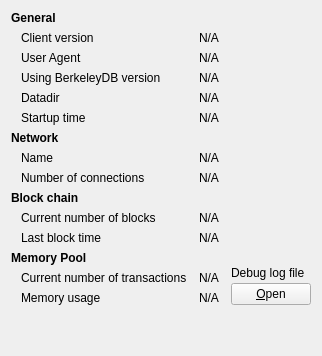
     <widget class="QWidget" name="tab_info">
      <attribute name="title">
       <string>&amp;Information</string>
      </attribute>
      <layout class="QGridLayout" name="gridLayout" columnstretch="0,1,0">
       <property name="horizontalSpacing">
        <number>12</number>
       </property>
       <item row="0" column="0">
        <widget class="QLabel" name="label_9">
         <property name="font">
          <font>
           <weight>75</weight>
           <bold>true</bold>
          </font>
         </property>
         <property name="text">
          <string>General</string>
         </property>
        </widget>
       </item>
       <item row="1" column="0">
        <widget class="QLabel" name="label_6">
         <property name="text">
          <string>Client version</string>
         </property>
         <property name="indent">
          <number>10</number>
         </property>
        </widget>
       </item>
       <item row="1" column="1" colspan="2">
        <widget class="QLabel" name="clientVersion">
         <property name="cursor">
          <cursorShape>IBeamCursor</cursorShape>
         </property>
         <property name="text">
          <string>N/A</string>
         </property>
         <property name="textFormat">
          <enum>Qt::PlainText</enum>
         </property>
         <property name="textInteractionFlags">
          <set>Qt::LinksAccessibleByMouse|Qt::TextSelectableByKeyboard|Qt::TextSelectableByMouse</set>
         </property>
        </widget>
       </item>
       <item row="2" column="0">
        <widget class="QLabel" name="labelClientUserAgent">
         <property name="text">
          <string>User Agent</string>
         </property>
         <property name="indent">
          <number>10</number>
         </property>
        </widget>
       </item>
       <item row="2" column="1" colspan="2">
        <widget class="QLabel" name="clientUserAgent">
         <property name="cursor">
          <cursorShape>IBeamCursor</cursorShape>
         </property>
         <property name="text">
          <string>N/A</string>
         </property>
         <property name="textFormat">
          <enum>Qt::PlainText</enum>
         </property>
         <property name="textInteractionFlags">
          <set>Qt::LinksAccessibleByMouse|Qt::TextSelectableByKeyboard|Qt::TextSelectableByMouse</set>
         </property>
        </widget>
       </item>
       <item row="3" column="0">
        <widget class="QLabel" name="label_berkeleyDBVersion">
         <property name="text">
          <string>Using BerkeleyDB version</string>
         </property>
         <property name="indent">
          <number>10</number>
         </property>
        </widget>
       </item>
       <item row="3" column="1" colspan="2">
        <widget class="QLabel" name="berkeleyDBVersion">
         <property name="cursor">
          <cursorShape>IBeamCursor</cursorShape>
         </property>
         <property name="text">
          <string>N/A</string>
         </property>
         <property name="textFormat">
          <enum>Qt::PlainText</enum>
         </property>
         <property name="textInteractionFlags">
          <set>Qt::LinksAccessibleByMouse|Qt::TextSelectableByKeyboard|Qt::TextSelectableByMouse</set>
         </property>
        </widget>
       </item>
       <item row="4" column="0">
        <widget class="QLabel" name="label_12">
         <property name="text">
          <string>Datadir</string>
         </property>
         <property name="indent">
          <number>10</number>
         </property>
        </widget>
       </item>
       <item row="4" column="1" colspan="2">
        <widget class="QLabel" name="dataDir">
         <property name="cursor">
          <cursorShape>IBeamCursor</cursorShape>
         </property>
         <property name="text">
          <string>N/A</string>
         </property>
         <property name="textFormat">
          <enum>Qt::PlainText</enum>
         </property>
         <property name="wordWrap">
          <bool>true</bool>
         </property>
         <property name="textInteractionFlags">
          <set>Qt::LinksAccessibleByMouse|Qt::TextSelectableByKeyboard|Qt::TextSelectableByMouse</set>
         </property>
        </widget>
       </item>
       <item row="5" column="0">
        <widget class="QLabel" name="label_13">
         <property name="text">
          <string>Startup time</string>
         </property>
         <property name="indent">
          <number>10</number>
         </property>
        </widget>
       </item>
       <item row="5" column="1" colspan="2">
        <widget class="QLabel" name="startupTime">
         <property name="cursor">
          <cursorShape>IBeamCursor</cursorShape>
         </property>
         <property name="text">
          <string>N/A</string>
         </property>
         <property name="textFormat">
          <enum>Qt::PlainText</enum>
         </property>
         <property name="textInteractionFlags">
          <set>Qt::LinksAccessibleByMouse|Qt::TextSelectableByKeyboard|Qt::TextSelectableByMouse</set>
         </property>
        </widget>
       </item>
       <item row="6" column="0">
        <widget class="QLabel" name="labelNetwork">
         <property name="font">
          <font>
           <weight>75</weight>
           <bold>true</bold>
          </font>
         </property>
         <property name="text">
          <string>Network</string>
         </property>
        </widget>
       </item>
       <item row="7" column="0">
        <widget class="QLabel" name="label_8">
         <property name="text">
          <string>Name</string>
         </property>
         <property name="indent">
          <number>10</number>
         </property>
        </widget>
       </item>
       <item row="7" column="1" colspan="2">
        <widget class="QLabel" name="networkName">
         <property name="cursor">
          <cursorShape>IBeamCursor</cursorShape>
         </property>
         <property name="text">
          <string>N/A</string>
         </property>
         <property name="textFormat">
          <enum>Qt::PlainText</enum>
         </property>
         <property name="textInteractionFlags">
          <set>Qt::LinksAccessibleByMouse|Qt::TextSelectableByKeyboard|Qt::TextSelectableByMouse</set>
         </property>
        </widget>
       </item>
       <item row="8" column="0">
        <widget class="QLabel" name="label_7">
         <property name="text">
          <string>Number of connections</string>
         </property>
         <property name="indent">
          <number>10</number>
         </property>
        </widget>
       </item>
       <item row="8" column="1" colspan="2">
        <widget class="QLabel" name="numberOfConnections">
         <property name="cursor">
          <cursorShape>IBeamCursor</cursorShape>
         </property>
         <property name="text">
          <string>N/A</string>
         </property>
         <property name="textFormat">
          <enum>Qt::PlainText</enum>
         </property>
         <property name="textInteractionFlags">
          <set>Qt::LinksAccessibleByMouse|Qt::TextSelectableByKeyboard|Qt::TextSelectableByMouse</set>
         </property>
        </widget>
       </item>
       <item row="9" column="0">
        <widget class="QLabel" name="label_10">
         <property name="font">
          <font>
           <weight>75</weight>
           <bold>true</bold>
          </font>
         </property>
         <property name="text">
          <string>Block chain</string>
         </property>
        </widget>
       </item>
       <item row="10" column="0">
        <widget class="QLabel" name="label_3">
         <property name="text">
          <string>Current number of blocks</string>
         </property>
         <property name="indent">
          <number>10</number>
         </property>
        </widget>
       </item>
       <item row="10" column="1" colspan="2">
        <widget class="QLabel" name="numberOfBlocks">
         <property name="cursor">
          <cursorShape>IBeamCursor</cursorShape>
         </property>
         <property name="text">
          <string>N/A</string>
         </property>
         <property name="textFormat">
          <enum>Qt::PlainText</enum>
         </property>
         <property name="textInteractionFlags">
          <set>Qt::LinksAccessibleByMouse|Qt::TextSelectableByKeyboard|Qt::TextSelectableByMouse</set>
         </property>
        </widget>
       </item>
       <item row="11" column="0">
        <widget class="QLabel" name="labelLastBlockTime">
         <property name="text">
          <string>Last block time</string>
         </property>
         <property name="indent">
          <number>10</number>
         </property>
        </widget>
       </item>
       <item row="11" column="1" colspan="2">
        <widget class="QLabel" name="lastBlockTime">
         <property name="cursor">
          <cursorShape>IBeamCursor</cursorShape>
         </property>
         <property name="text">
          <string>N/A</string>
         </property>
         <property name="textFormat">
          <enum>Qt::PlainText</enum>
         </property>
         <property name="textInteractionFlags">
          <set>Qt::LinksAccessibleByMouse|Qt::TextSelectableByKeyboard|Qt::TextSelectableByMouse</set>
         </property>
        </widget>
       </item>
       <item row="12" column="0">
        <widget class="QLabel" name="labelMempoolTitle">
         <property name="font">
          <font>
           <weight>75</weight>
           <bold>true</bold>
          </font>
         </property>
         <property name="text">
          <string>Memory Pool</string>
         </property>
        </widget>
       </item>
       <item row="13" column="0">
        <widget class="QLabel" name="labelNumberOfTransactions">
         <property name="text">
          <string>Current number of transactions</string>
         </property>
         <property name="indent">
          <number>10</number>
         </property>
        </widget>
       </item>
       <item row="13" column="1">
        <widget class="QLabel" name="mempoolNumberTxs">
         <property name="cursor">
          <cursorShape>IBeamCursor</cursorShape>
         </property>
         <property name="text">
          <string>N/A</string>
         </property>
         <property name="textFormat">
          <enum>Qt::PlainText</enum>
         </property>
         <property name="textInteractionFlags">
          <set>Qt::LinksAccessibleByMouse|Qt::TextSelectableByKeyboard|Qt::TextSelectableByMouse</set>
         </property>
        </widget>
       </item>
       <item row="14" column="0">
        <widget class="QLabel" name="labelMemoryUsage">
         <property name="text">
          <string>Memory usage</string>
         </property>
         <property name="indent">
          <number>10</number>
         </property>
        </widget>
       </item>
       <item row="14" column="1">
        <widget class="QLabel" name="mempoolSize">
         <property name="cursor">
          <cursorShape>IBeamCursor</cursorShape>
         </property>
         <property name="text">
          <string>N/A</string>
         </property>
         <property name="textFormat">
          <enum>Qt::PlainText</enum>
         </property>
         <property name="textInteractionFlags">
          <set>Qt::LinksAccessibleByMouse|Qt::TextSelectableByKeyboard|Qt::TextSelectableByMouse</set>
         </property>
        </widget>
       </item>
       <item row="12" column="2" rowspan="3">
        <layout class="QVBoxLayout" name="verticalLayoutDebugButton">
         <property name="spacing">
          <number>3</number>
         </property>
         <item>
          <spacer name="verticalSpacer_2">
           <property name="orientation">
            <enum>Qt::Vertical</enum>
           </property>
           <property name="sizeHint" stdset="0">
            <size>
             <width>10</width>
             <height>5</height>
            </size>
           </property>
          </spacer>
         </item>
         <item>
          <widget class="QLabel" name="labelDebugLogfile">
           <property name="text">
            <string>Debug log file</string>
           </property>
          </widget>
         </item>
         <item>
          <widget class="QPushButton" name="openDebugLogfileButton">
           <property name="toolTip">
            <string>Open the %1 debug log file from the current data directory. This can take a few seconds for large log files.</string>
           </property>
           <property name="text">
            <string>&amp;Open</string>
           </property>
           <property name="autoDefault">
            <bool>false</bool>
           </property>
          </widget>
         </item>
        </layout>
       </item>
       <item row="15" column="0">
        <spacer name="verticalSpacer">
         <property name="orientation">
          <enum>Qt::Vertical</enum>
         </property>
         <property name="sizeHint" stdset="0">
          <size>
           <width>20</width>
           <height>40</height>
          </size>
         </property>
        </spacer>
       </item>
      </layout>
     </widget>
